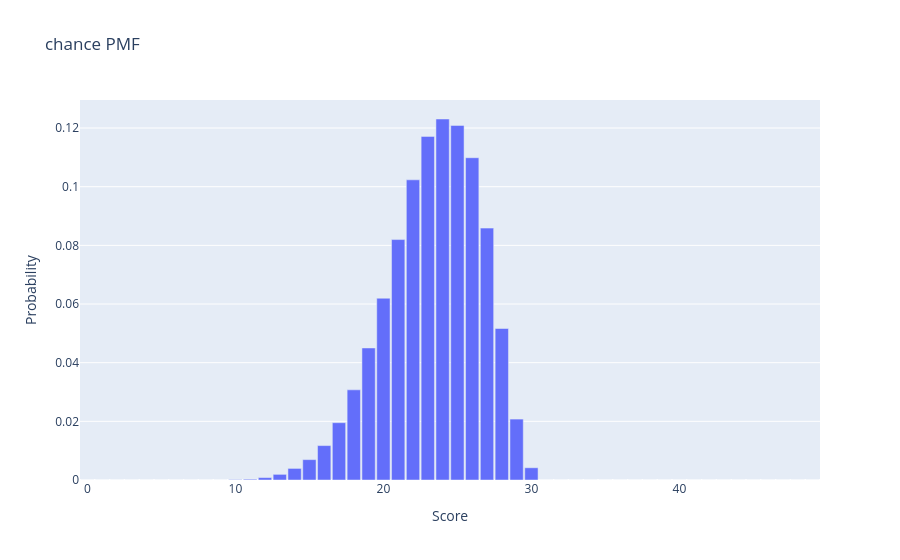
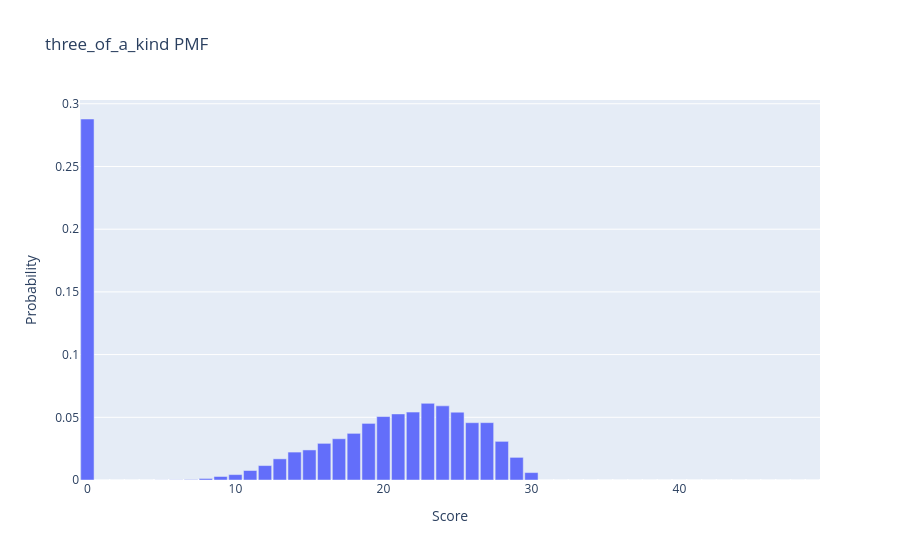
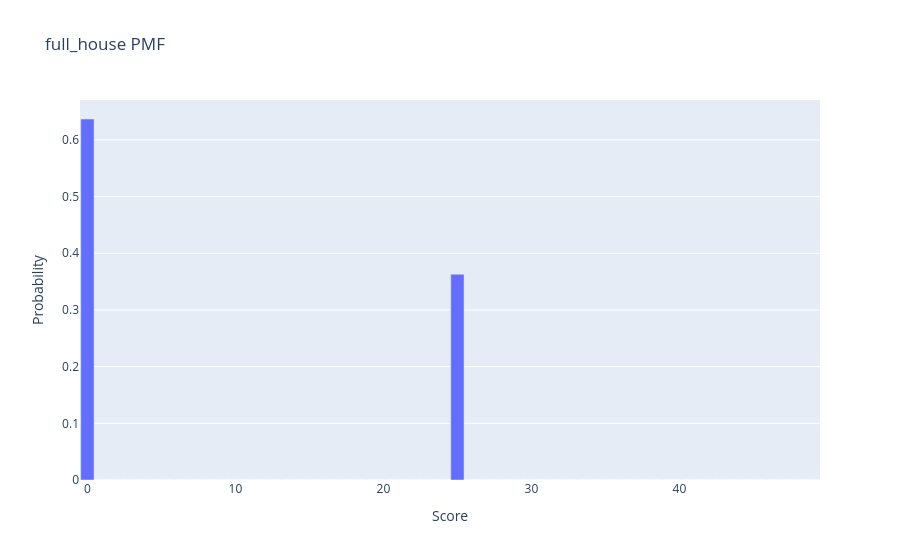
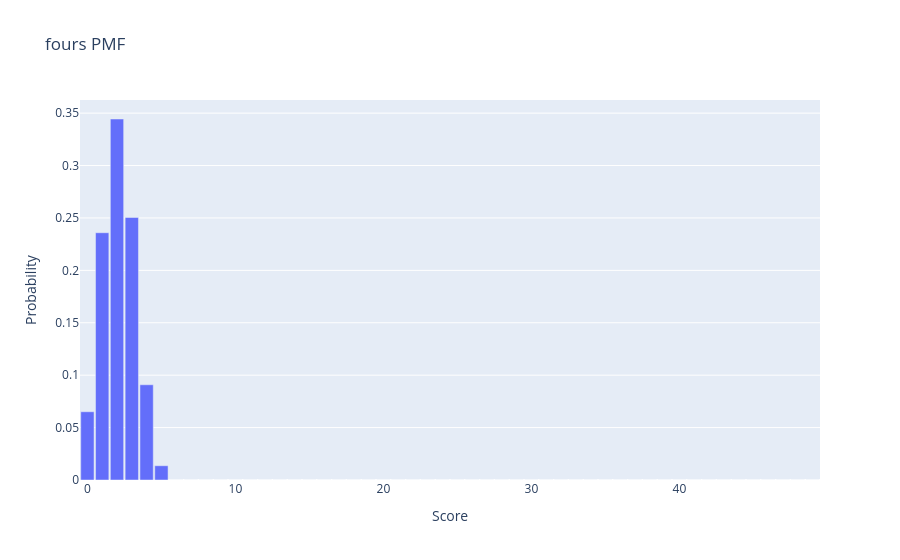

The notebook cell saved with these charts, in order:
### Code cell
_,_ = compute_PMF('chance', make_histogram, compute_data_for_PMF, loaded, probabilities)
_,_ = compute_PMF('three_of_a_kind', make_histogram, compute_data_for_PMF, loaded, probabilities)
_,_ = compute_PMF('full_house', make_histogram, compute_data_for_PMF, loaded, probabilities)
_,_ = compute_PMF('fours', make_histogram, compute_data_for_PMF, loaded, probabilities)

### Figure 1 — Plotly figure (JSON) as saved in the notebook; plotly's stock layout.template omitted (floating-point values rounded to 4 significant figures)
{"data": [{"type": "bar", "x": [0, 1, 2, 3, 4, 5, 6, 7, 8, 9, 10, 11, 12, 13, 14, 15, 16, 17, 18, 19, 20, 21, 22, 23, 24, 25, 26, 27, 28, 29, 30, 31, 32, 33, 34, 35, 36, 37, 38, 39, 40, 41, 42, 43, 44, 45, 46, 47, 48, 49], "y": [0.0, 0.0, 0.0, 0.0, 0.0, 0.0, 0.0, 0.0, 0.0, 0.0, 0.0001317, 0.0002634, 0.000823, 0.001926, 0.003951, 0.006947, 0.01174, 0.01953, 0.03074, 0.04502, 0.06198, 0.08197, 0.1023, 0.1172, 0.1231, 0.1209, 0.1099, 0.08588, 0.05165, 0.02077, 0.004175, 0.0, 0.0, 0.0, 0.0, 0.0, 0.0, 0.0, 0.0, 0.0, 0.0, 0.0, 0.0, 0.0, 0.0, 0.0, 0.0, 0.0, 0.0, 0.0]}], "layout": {"bargap": 0.1, "title": {"text": "chance PMF"}, "xaxis": {"title": {"text": "Score"}}, "yaxis": {"title": {"text": "Probability"}}}}

### Figure 2 — Plotly figure (JSON) as saved in the notebook; plotly's stock layout.template omitted (floating-point values rounded to 4 significant figures)
{"data": [{"type": "bar", "x": [0, 1, 2, 3, 4, 5, 6, 7, 8, 9, 10, 11, 12, 13, 14, 15, 16, 17, 18, 19, 20, 21, 22, 23, 24, 25, 26, 27, 28, 29, 30, 31, 32, 33, 34, 35, 36, 37, 38, 39, 40, 41, 42, 43, 44, 45, 46, 47, 48, 49], "y": [0.2879, 0.0, 0.0, 0.0, 0.0, 7.742e-05, 0.0001548, 0.0003364, 0.001221, 0.002799, 0.004309, 0.007571, 0.01151, 0.01687, 0.02226, 0.02397, 0.02921, 0.0329, 0.0372, 0.04513, 0.0506, 0.05269, 0.05414, 0.06112, 0.05911, 0.05408, 0.0457, 0.04574, 0.03081, 0.01805, 0.005918, 0.0, 0.0, 0.0, 0.0, 0.0, 0.0, 0.0, 0.0, 0.0, 0.0, 0.0, 0.0, 0.0, 0.0, 0.0, 0.0, 0.0, 0.0, 0.0]}], "layout": {"bargap": 0.1, "title": {"text": "three_of_a_kind PMF"}, "xaxis": {"title": {"text": "Score"}}, "yaxis": {"title": {"text": "Probability"}}}}

### Figure 3 — Plotly figure (JSON) as saved in the notebook; plotly's stock layout.template omitted (floating-point values rounded to 4 significant figures)
{"data": [{"type": "bar", "x": [0, 1, 2, 3, 4, 5, 6, 7, 8, 9, 10, 11, 12, 13, 14, 15, 16, 17, 18, 19, 20, 21, 22, 23, 24, 25, 26, 27, 28, 29, 30, 31, 32, 33, 34, 35, 36, 37, 38, 39, 40, 41, 42, 43, 44, 45, 46, 47, 48, 49], "y": [0.6369, 0.0, 0.0, 0.0, 0.0, 0.0, 0.0, 0.0, 0.0, 0.0, 0.0, 0.0, 0.0, 0.0, 0.0, 0.0, 0.0, 0.0, 0.0, 0.0, 0.0, 0.0, 0.0, 0.0, 0.0, 0.3631, 0.0, 0.0, 0.0, 0.0, 0.0, 0.0, 0.0, 0.0, 0.0, 0.0, 0.0, 0.0, 0.0, 0.0, 0.0, 0.0, 0.0, 0.0, 0.0, 0.0, 0.0, 0.0, 0.0, 0.0]}], "layout": {"bargap": 0.1, "title": {"text": "full_house PMF"}, "xaxis": {"title": {"text": "Score"}}, "yaxis": {"title": {"text": "Probability"}}}}

### Figure 4 — Plotly figure (JSON) as saved in the notebook; plotly's stock layout.template omitted (floating-point values rounded to 4 significant figures)
{"data": [{"type": "bar", "x": [0, 1, 2, 3, 4, 5, 6, 7, 8, 9, 10, 11, 12, 13, 14, 15, 16, 17, 18, 19, 20, 21, 22, 23, 24, 25, 26, 27, 28, 29, 30, 31, 32, 33, 34, 35, 36, 37, 38, 39, 40, 41, 42, 43, 44, 45, 46, 47, 48, 49], "y": [0.0651, 0.2359, 0.3444, 0.2505, 0.09085, 0.01362, 0.0, 0.0, 0.0, 0.0, 0.0, 0.0, 0.0, 0.0, 0.0, 0.0, 0.0, 0.0, 0.0, 0.0, 0.0, 0.0, 0.0, 0.0, 0.0, 0.0, 0.0, 0.0, 0.0, 0.0, 0.0, 0.0, 0.0, 0.0, 0.0, 0.0, 0.0, 0.0, 0.0, 0.0, 0.0, 0.0, 0.0, 0.0, 0.0, 0.0, 0.0, 0.0, 0.0, 0.0]}], "layout": {"bargap": 0.1, "title": {"text": "fours PMF"}, "xaxis": {"title": {"text": "Score"}}, "yaxis": {"title": {"text": "Probability"}}}}
